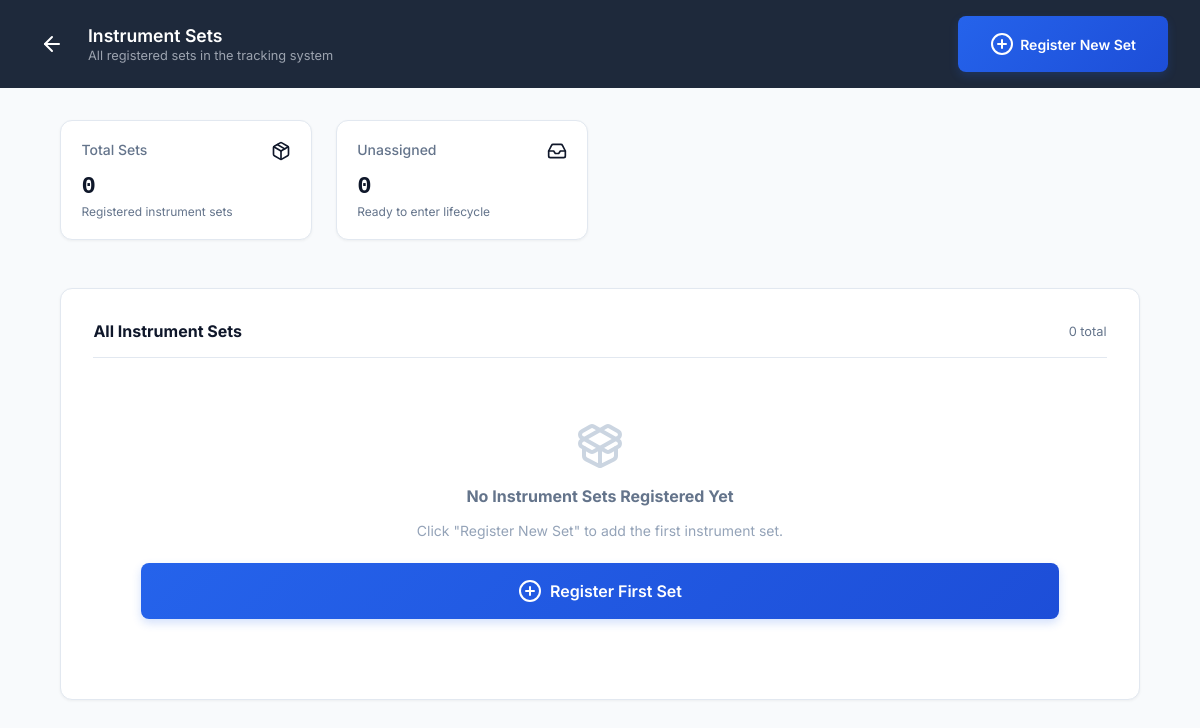
The page /manage/instrument-sets/ (signed in) on the database as committed earlier.
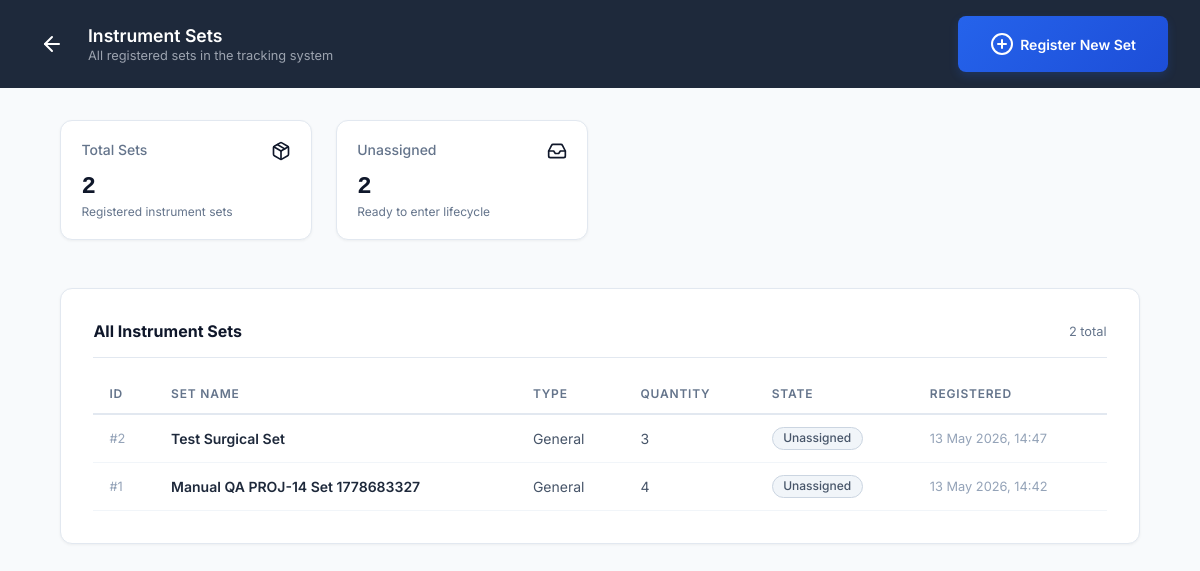
The same page on the database as committed later.
### CSSD_Management_System/models.py (models this page shows, shortened)
class InstrumentSet(models.Model):
    STATE_CHOICES = [
        ('Unassigned', 'Unassigned'),
        ('Requested', 'Requested'),
        ('Collected', 'Collected'),
        ('Cleaned', 'Cleaned'),
        ('Sterilized', 'Sterilized'),
        ('Packed', 'Packed'),
        ('Delivered', 'Delivered'),
    ]
    name = models.CharField(max_length=255, unique=True)
    type = models.CharField(max_length=100)
    quantity = models.IntegerField()
    state = models.CharField(max_length=50, choices=STATE_CHOICES, default='Unassigned')
    created_at = models.DateTimeField(auto_now_add=True)
    updated_at = models.DateTimeField(auto_now=True)

### CSSD_Management_System/views.py (the view)
# urls.py: path('manage/instrument-sets/', views.admin_instrument_set_list, name='admin_instrument_set_list'),
@login_required
@admin_required
def admin_instrument_set_list(request):
    instrument_sets = InstrumentSet.objects.all().order_by('-created_at')
    return render(request, 'admin-instrument-set-list.html', {
        'instrument_sets': instrument_sets,
    })

### CSSD_Management_System/templates/admin-instrument-set-list.html (shortened to what this page needs)
{% load static %}
<!DOCTYPE html>
<html lang="en">
<head>
  <link rel="stylesheet" href="{% static 'styles.css' %}">
  <link rel="stylesheet" href="{% static 'extended_styles.css' %}">
</head>
<body>
  <div class="dashboard-wrapper theme-blue">
    <nav class="dashboard-nav theme-dark-blue">
      <div class="nav-brand">
        <a href="{% url 'dashboard_router' %}" class="btn-back-icon">
          <i data-lucide="arrow-left"></i>
        </a>
        <div class="nav-title">
          <h2>Instrument Sets</h2>
          <p>All registered sets in the tracking system</p>
        </div>
      </div>
      <div class="nav-actions">
        <a href="{% url 'admin_register_instrument_set' %}"
           class="btn-submit active"
           id="btn-register-new-set"
           style="text-decoration:none;font-size:0.875rem;display:flex;align-items:center;gap:.4rem;">
          <i data-lucide="plus-circle"></i> Register New Set
        </a>
      </div>
    </nav>
    <main class="dashboard-main">
      <div class="container-center">
        <div class="cssd-stats-grid" style="margin-bottom:1.5rem;">
          <div class="stat-card">
            <div class="stat-header">
              <span class="stat-label">Total Sets</span>
              <i data-lucide="package" class="stat-icon-small grey"></i>
            </div>
            <h3 class="stat-value">{{ instrument_sets.count }}</h3>
            <p class="stat-desc">Registered instrument sets</p>
          </div>
          <div class="stat-card">
            <div class="stat-header">
              <span class="stat-label">Unassigned</span>
              <i data-lucide="inbox" class="stat-icon-small grey"></i>
            </div>
            <h3 class="stat-value">{{ instrument_sets|length }}</h3>
            <p class="stat-desc">Ready to enter lifecycle</p>
          </div>
        </div>
        <div class="detail-card list-card">
          <div class="card-header pb-border" style="display:flex;justify-content:space-between;align-items:center;">
            <h4>All Instrument Sets</h4>
            <span style="font-size:.8rem;color:#64748b;">{{ instrument_sets.count }} total</span>
          </div>
          {% if instrument_sets %}
            <table style="width:100%;border-collapse:collapse;font-size:.875rem;">
              <thead>
                <tr style="border-bottom:2px solid #e2e8f0;text-align:left;">
                  <th style="padding:.75rem 1rem;color:#64748b;font-weight:600;text-transform:uppercase;font-size:.75rem;letter-spacing:.05rem;">ID</th>
                  <th style="padding:.75rem 1rem;color:#64748b;font-weight:600;text-transform:uppercase;font-size:.75rem;letter-spacing:.05rem;">Set Name</th>
                  <th style="padding:.75rem 1rem;color:#64748b;font-weight:600;text-transform:uppercase;font-size:.75rem;letter-spacing:.05rem;">Type</th>
                  <th style="padding:.75rem 1rem;color:#64748b;font-weight:600;text-transform:uppercase;font-size:.75rem;letter-spacing:.05rem;">Quantity</th>
                  <th style="padding:.75rem 1rem;color:#64748b;font-weight:600;text-transform:uppercase;font-size:.75rem;letter-spacing:.05rem;">State</th>
                  <th style="padding:.75rem 1rem;color:#64748b;font-weight:600;text-transform:uppercase;font-size:.75rem;letter-spacing:.05rem;">Registered</th>
                </tr>
              </thead>
              <tbody>
                {% for iset in instrument_sets %}
                  <tr style="border-bottom:1px solid #f1f5f9;transition:background .15s;" onmouseover="this.style.background='#f8fafc'" onmouseout="this.style.background=''">
                    <td style="padding:.75rem 1rem;color:#94a3b8;font-size:.8rem;">#{{ iset.pk }}</td>
                    <td style="padding:.75rem 1rem;font-weight:600;color:#1e293b;">{{ iset.name }}</td>
                    <td style="padding:.75rem 1rem;color:#475569;">{{ iset.type }}</td>
                    <td style="padding:.75rem 1rem;color:#475569;">{{ iset.quantity }}</td>
                    <td style="padding:.75rem 1rem;">
                      {% if iset.state == 'Unassigned' %}
                        <span class="pill" style="background:#f1f5f9;color:#475569;border:1px solid #cbd5e1;font-size:.75rem;padding:.2rem .65rem;border-radius:20px;">Unassigned</span>
                      {% elif iset.state == 'Delivered' %}
                        <span class="pill" style="background:#f0fdf4;color:#16a34a;border:1px solid #86efac;font-size:.75rem;padding:.2rem .65rem;border-radius:20px;">Delivered</span>
                      {% else %}
                        <span class="pill" style="background:#eff6ff;color:#1d4ed8;border:1px solid #93c5fd;font-size:.75rem;padding:.2rem .65rem;border-radius:20px;">{{ iset.state }}</span>
                      {% endif %}
                    </td>
                    <td style="padding:.75rem 1rem;color:#94a3b8;font-size:.8rem;">{{ iset.created_at|date:"d M Y, H:i" }}</td>
                  </tr>
                {% endfor %}
              </tbody>
            </table>
          {% else %}
            <div style="display:flex;flex-direction:column;align-items:center;padding:3rem;gap:1rem;color:#94a3b8;text-align:center;">
              <i data-lucide="package-open" style="width:48px;height:48px;color:#cbd5e1;"></i>
              <h4 style="margin:0;color:#64748b;">No Instrument Sets Registered Yet</h4>
              <p style="margin:0;font-size:.875rem;">Click "Register New Set" to add the first instrument set.</p>
              <a href="{% url 'admin_register_instrument_set' %}" class="btn-submit active" style="text-decoration:none;margin-top:.5rem;">
                <i data-lucide="plus-circle"></i> Register First Set
              </a>
            </div>
          {% endif %}
        </div>
      </div>
    </main>
  </div>
</body>
</html>

### CSSD_Management_System/static/styles.css (style rules this page uses)
:root { --color-primary: #2563eb; --color-primary-hover: #1d4ed8; --color-secondary: #0ea5e9; --color-teal: #0d9488; --color-teal-hover: #0f766e; --color-indigo: #4f46e5; --color-success: #10b981; --color-warning-border: #fcd34d; --color-warning-bg: #fffbeb; --color-warning-text: #b45309; --color-text-dark: #0f172a; --color-text-muted: #64748b; --color-text-light: #f8fafc; --bg-gradient-page: linear-gradient(135deg, #f0fdf4 0%, #f1f5f9 50%, #eff6ff 100%); --bg-gradient-header: linear-gradient(90deg, #1e293b 0%, #0f172a 100%); --bg-card: #ffffff; }
html { margin: 0; padding: 0; min-height: 100%; background: var(--bg-gradient-header); }
*, *::before, *::after { box-sizing: border-box; }
body { margin: 0; padding: 0; font-family: 'Inter', -apple-system, BlinkMacSystemFont, 'Segoe UI', Roboto, Helvetica, Arial, sans-serif; background: var(--bg-gradient-page); color: var(--color-text-dark); min-height: 100vh; display: flex; flex-direction: column; overflow-x: hidden; }
h1, h2, h3, h4, h5, h6, p { margin: 0; }
a { text-decoration: none; color: inherit; }
.card-header { display: flex; justify-content: space-between; align-items: flex-start; margin-bottom: 1.5rem; }
.btn-submit { width: 100%; padding: 0.875rem; border-radius: 0.5rem; color: white; font-size: 1rem; font-weight: 600; display: flex; align-items: center; justify-content: center; gap: 0.5rem; transition: all 0.2s ease; box-shadow: 0 4px 6px -1px rgba(37, 99, 235, 0.2); }
.lucide { color: currentColor; }
.dashboard-wrapper { min-height: 100vh; display: flex; flex-direction: column; }
.dashboard-wrapper.theme-blue { background: #f8fafc; }
.dashboard-nav { display: flex; justify-content: space-between; align-items: center; padding: 1rem 2rem; color: white; }
.theme-dark-blue { background-color: #1e293b; }
.nav-brand { display: flex; align-items: center; gap: 1rem; }
.nav-title h2 { font-size: 1.1rem; font-weight: 600; }
.nav-title p { font-size: 0.8rem; color: #9ca3af; margin-top: 0.1rem; }
.nav-actions { display: flex; align-items: center; gap: 1.5rem; }
.dashboard-main { flex: 1; padding: 2rem; display: flex; justify-content: center; align-items: flex-start; }
.stat-card { background: white; border: 1px solid #e2e8f0; border-radius: 12px; padding: 1.5rem; display: flex; justify-content: space-between; align-items: flex-start; box-shadow: 0 1px 3px 0 rgb(0 0 0 / 0.05); }
.cssd-stats-grid { display: grid; grid-template-columns: repeat(4, 1fr); gap: 1.5rem; margin-bottom: 1.5rem; }
.cssd-stats-grid .stat-card { flex-direction: column; }
.stat-header { display: flex; justify-content: space-between; width: 100%; margin-bottom: 0.5rem; }
.stat-label { font-size: 0.875rem; color: var(--color-text-muted); font-weight: 500; }
.stat-value { font-size: 1.75rem; font-weight: 600; color: var(--color-text-dark); margin-top: 0.25rem; }
.stat-desc { font-size: 0.75rem; color: var(--color-text-muted); margin-top: 0.25rem; }
.stat-icon-small { width: 20px; height: 20px; }
.cssd-stats-grid .stat-card { padding: 1.25rem; }
.cssd-stats-grid .stat-value { font-size: 1.5rem; }
.pill { font-size: 0.75rem; padding: 0.25rem 0.75rem; border-radius: 12px; font-weight: 500; display: inline-flex; align-items: center; border: 1px solid transparent; line-height: 1.2; }
.btn-submit.active { background: #0f172a; cursor: pointer; }

Rows that differ between the two databases and show on the page:
added InstrumentSet: pk "2", name "Test Surgical Set", type "General", quantity "3", state "Unassigned", created_at "13 May 2026, 14:47"
added InstrumentSet: pk "1", name "Manual QA PROJ-14 Set 1778683327", type "General", quantity "4", state "Unassigned", created_at "13 May 2026, 14:42"
Other text that changed with them:
{{ instrument_sets.count }}: "0" → "2"
{{ instrument_sets|length }}: "0" → "2"
text no longer shown: "No Instrument Sets Registered Yet Click \"Register New Set\" to add the first instrument set. Register First Set"
text now shown: "ID SET NAME TYPE QUANTITY STATE REGISTERED"
